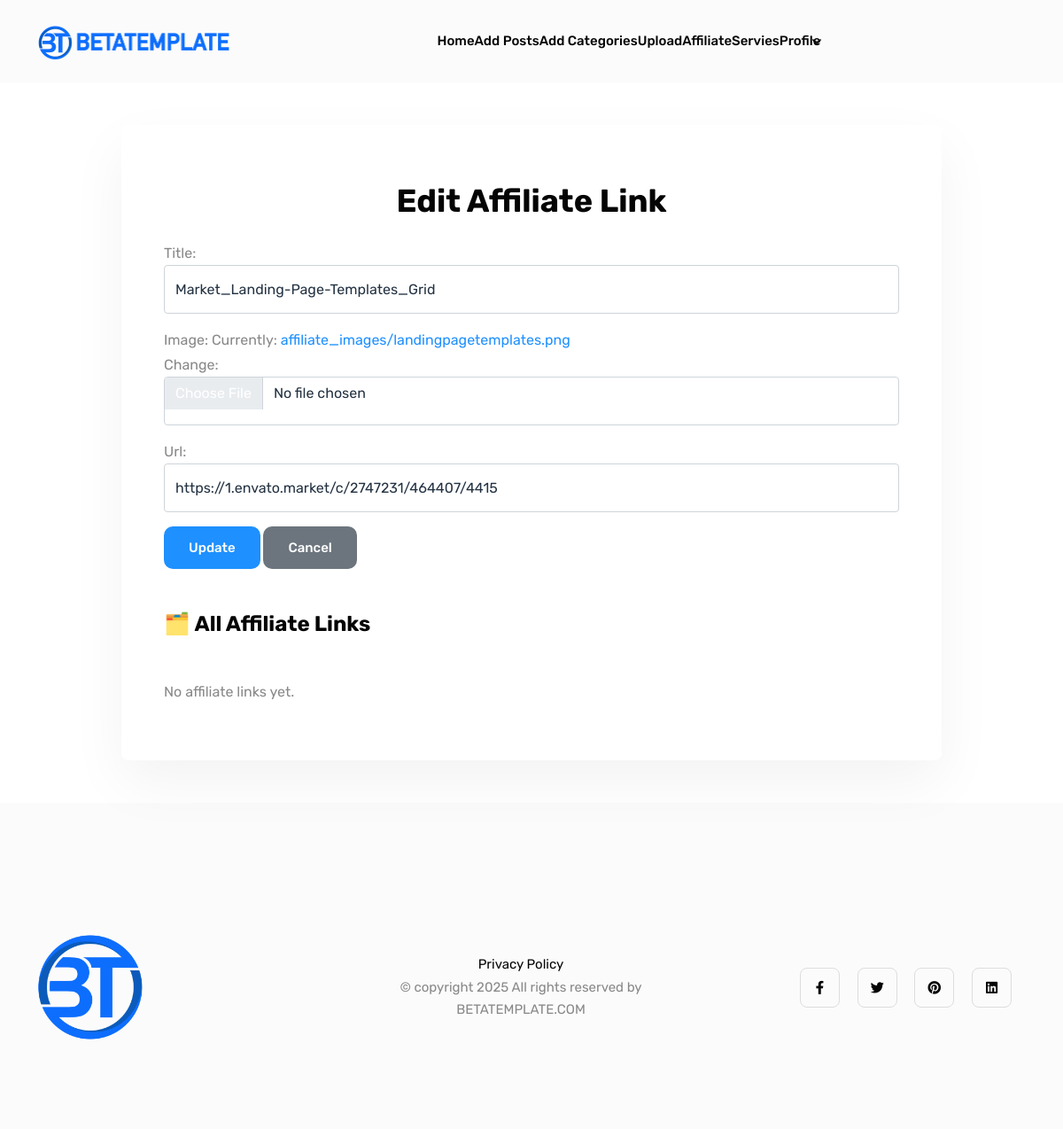
Page /affiliate/6/edit/ (signed in) on the committed database.
### api/models.py (models this page shows, shortened)
class AffiliateLink(models.Model):
    title = models.CharField(max_length=255)
    image = models.ImageField(upload_to='affiliate_images/')
    url = models.URLField()
    is_active = models.BooleanField(default=True)
    created_at = models.DateTimeField(auto_now_add=True)
    class Meta:
        ordering = ['-created_at']

### api/views.py (the view)
# urls.py: path('affiliate/<int:pk>/edit/', views.affiliate_link_update, name='affiliate_link_edit'),
@login_required
@user_passes_test(is_admin)
def affiliate_link_update(request, pk):
    link = get_object_or_404(AffiliateLink, pk=pk)
    if request.method == "POST":
        form = AffiliateLinkForm(request.POST, request.FILES, instance=link)
        if form.is_valid():
            form.save()
            return redirect(request.META.get('HTTP_REFERER', '/'))
    else:
        form = AffiliateLinkForm(instance=link)
    return render(request, 'affiliate_link_form.html', {'form': form})

### api/forms.py
class AffiliateLinkForm(forms.ModelForm):
    class Meta:
        model = AffiliateLink
        fields = ['title', 'image', 'url']
        widgets = {
                    'title': forms.TextInput(attrs={
                        'class': 'form-control',
                        'placeholder': 'Enter post title'
                    }),
                    'image': forms.ClearableFileInput(attrs={
                        'class': 'form-control'
                    }),
                    'url': forms.TextInput(attrs={
                        'class': 'form-control',
                    }),
                }

### api/views.py (called while the page is built)
def is_admin(user):
    return user.is_authenticated and user.is_staff

### api/templates/affiliate_link_form.html (shortened to what this page needs)
{% extends "base.html" %}
{% load static %}
{% block content %}
<section class="my-5">
	<div class="container">
		<div class="row justify-content-center align-items-center">
			<div class="col-lg-10">
				<div class="shadow rounded p-5 bg-white">
					<div class="row">
						<div class="col-lg-12">
                            <h2 class="text-center py-3">{% if form.instance.pk %}Edit Affiliate Link{% else %}Add Affiliate Link{% endif %}</h2>
                            <form method="post" enctype="multipart/form-data">
                                {{ form.as_p }}
                                <button type="submit" class="btn btn-primary">
                                {% if form.instance.pk %}Update{% else %}Create{% endif %}
                                </button>
                                <a href="{{ request.META.HTTP_REFERER|default:'/' }}" class="btn btn-secondary">Cancel</a>
                            </form>
                            <h3 class="my-5">🗂️ All Affiliate Links</h3>
                            <div class="row">
                                {% for link in affiliate_links %}
                                  <div class="col-md-4 col-sm-6 mb-4">
                                    <div class="card h-100">
                                      {% if link.image %}
                                        <img src="{{ link.image.url }}" class="card-img-top" alt="{{ link.title }}" style="object-fit: cover; height: 180px;">
                                      {% endif %}
                                      <div class="card-body d-flex flex-column">
                                        <h5 class="card-title">{{ link.title }}</h5>
                                        <a href="{{ link.url }}" target="_blank" class="card-text text-truncate" style="overflow-wrap: break-word;">{{ link.url|truncatewords:2 }}</a>
                                        <div class="mt-auto pt-3">
                                          <a href="{% url 'affiliate_link_edit' link.pk %}"
                                             class="btn btn-sm btn-outline-danger px-3">
                                             <i class="bi bi-pencil-square"></i> Edit</a>
                                          <a href="{% url 'affiliate_link_delete' link.pk %}"
                                             class="btn btn-sm btn-outline-danger px-3">
                                            <i class="bi bi-trash3 me-1"></i> Delete
                                          </a>
                                        </div>
                                      </div>
                                    </div>
                                  </div>
                                {% empty %}
                                  <div class="col-12">
                                    <p>No affiliate links yet.</p>
                                  </div>
                                {% endfor %}
                              </div>
                        </div>
                    </div>
                </div>
            </div>
        </div>
    </section>
{% endblock %}

### rows in the picture
AffiliateLink: title "Market_Landing-Page-Templates_Grid", url "https://1.envato.market/c/2747231/464407/4415"
